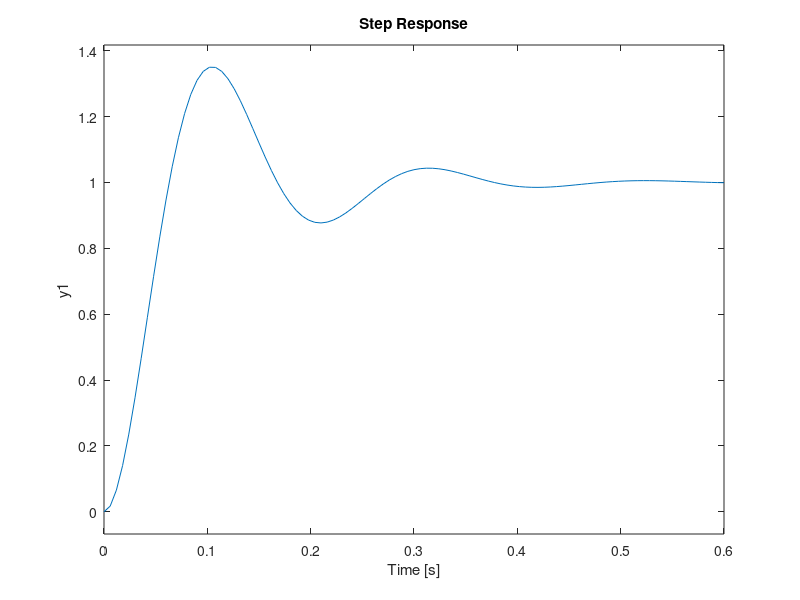
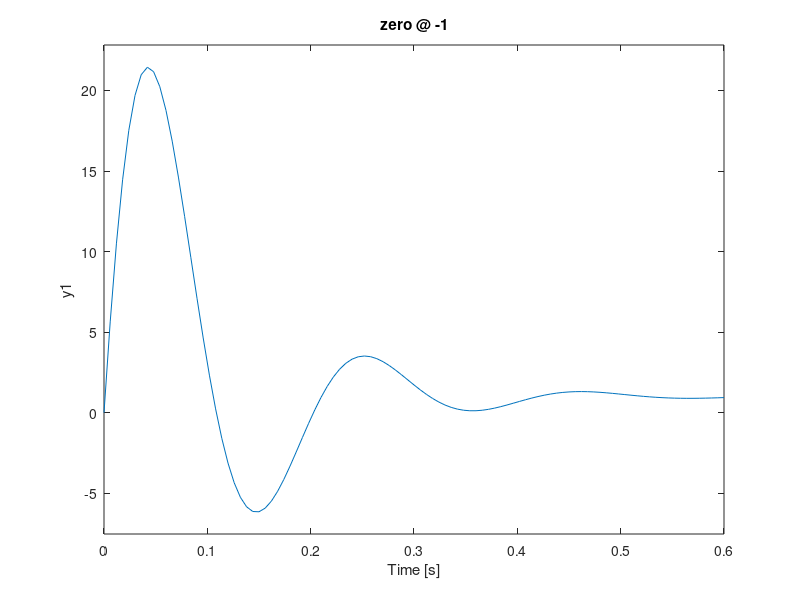
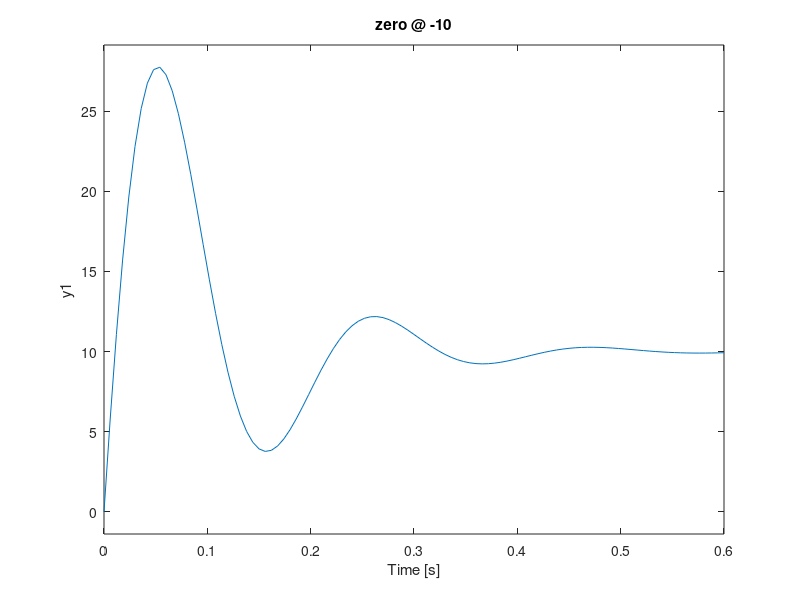
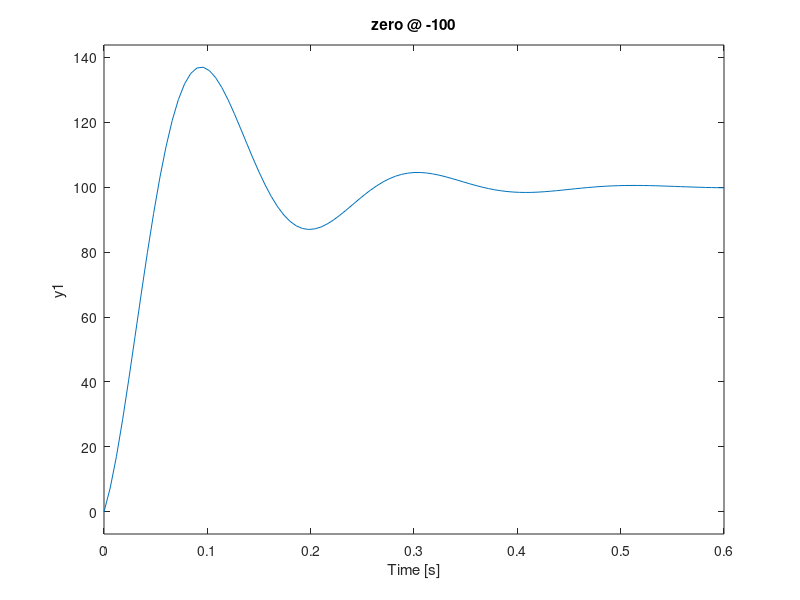

Source code (MATLAB) for these figures, in order:
%%time response of a second order system
z = [];
p = [-10+30i -10-30i];
k=1000;
G=zpk(z,p,k)
figure(1)
title('pole not added')

step(G)
grid
%%addition of zero at -1
z = [-1];
p = [-10+30i -10-30i];
k=1000;
G=zpk(z,p,k)
figure(2)
step(G)
title('zero @ -1')
grid
%%addition of zero at -10
z = [-10];
p = [-10+30i -10-30i];
k=1000;
G=zpk(z,p,k)
figure(3)

step(G)
title('zero @ -10')
grid
%%addition of zero at -100
z = [-100];
p = [-10+30i -10-30i];
k=1000;
G=zpk(z,p,k)
figure(4)
step(G)
title('zero @ -100')
grid
